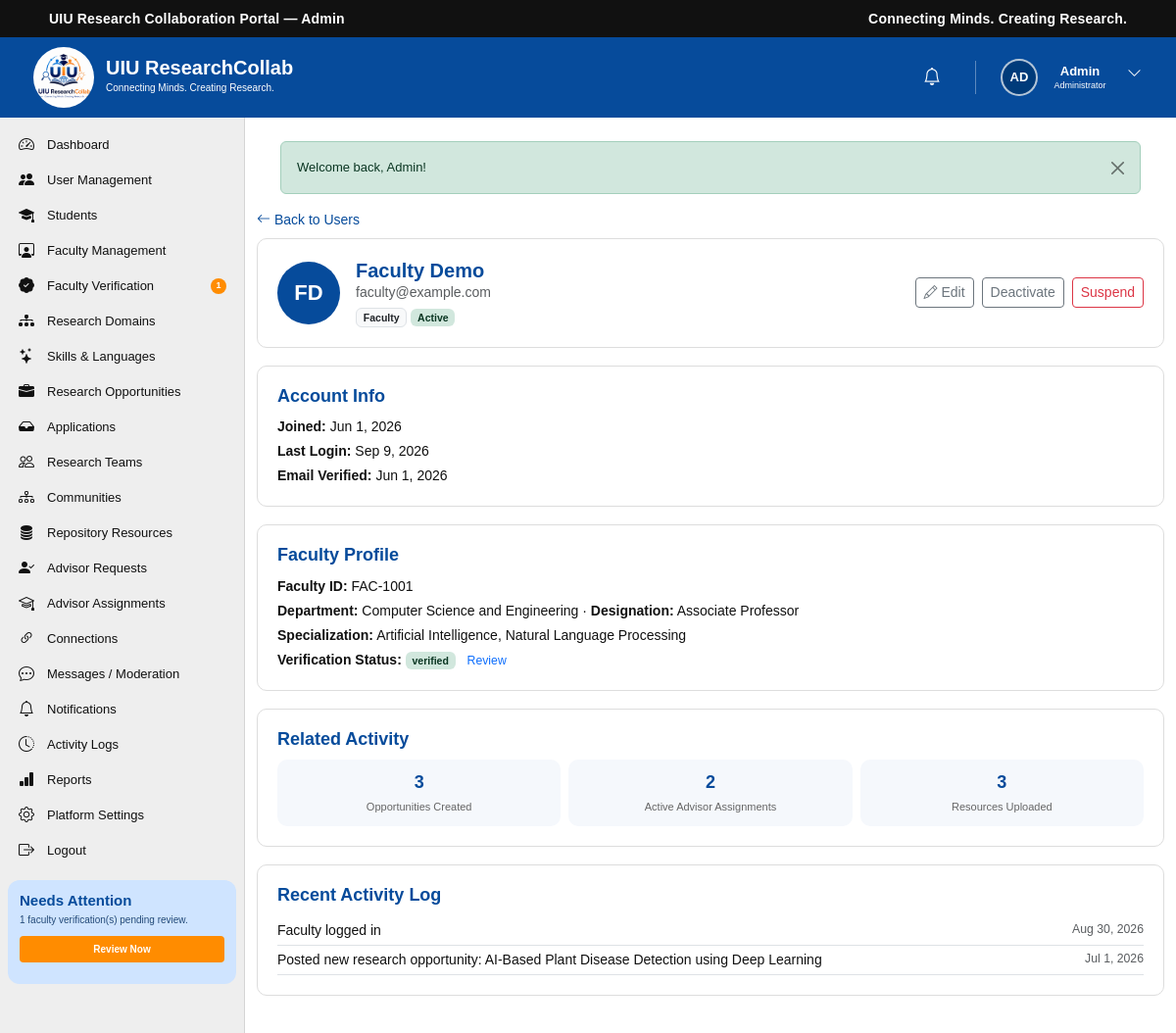
/admin/user-details.php?id=2 (signed in), run on the app's committed database.
### tables this page shows
CREATE TABLE `users` (
  `id` int(10) UNSIGNED NOT NULL,
  `name` varchar(100) NOT NULL,
  `email` varchar(150) NOT NULL,
  `password` varchar(255) NOT NULL,
  `role` enum('student','faculty','admin') NOT NULL DEFAULT 'student',
  `status` enum('active','inactive','suspended') NOT NULL DEFAULT 'active',
  `email_verified_at` datetime DEFAULT NULL,
  `last_login_at` datetime DEFAULT NULL,
  `created_at` timestamp NOT NULL DEFAULT current_timestamp(),
  `updated_at` timestamp NOT NULL DEFAULT current_timestamp() ON UPDATE current_timestamp()
);

CREATE TABLE `faculty_profiles` (
  `id` int(10) UNSIGNED NOT NULL,
  `user_id` int(10) UNSIGNED NOT NULL,
  `faculty_id` varchar(50) DEFAULT NULL,
  `department` varchar(150) DEFAULT NULL,
  `designation` varchar(150) DEFAULT NULL,
  `specialization` varchar(200) DEFAULT NULL,
  `office_location` varchar(150) DEFAULT NULL,
  `phone` varchar(30) DEFAULT NULL,
  `bio` text DEFAULT NULL,
  `profile_photo` varchar(255) DEFAULT NULL,
  `linkedin_url` varchar(255) DEFAULT NULL,
  `google_scholar_url` varchar(255) DEFAULT NULL,
  `researchgate_url` varchar(255) DEFAULT NULL,
  `created_at` timestamp NOT NULL DEFAULT current_timestamp(),
  `updated_at` timestamp NOT NULL DEFAULT current_timestamp() ON UPDATE current_timestamp()
);

CREATE TABLE IF NOT EXISTS `faculty_verifications` (
  `id` int(10) UNSIGNED NOT NULL AUTO_INCREMENT,
  `faculty_user_id` int(10) UNSIGNED NOT NULL,
  `status` enum('pending','verified','rejected','needs_update') NOT NULL DEFAULT 'pending',
  `admin_notes` text DEFAULT NULL,
  `rejection_reason` text DEFAULT NULL,
  `verified_by` int(10) UNSIGNED DEFAULT NULL,
  `verified_at` datetime DEFAULT NULL,
  `created_at` timestamp NOT NULL DEFAULT current_timestamp(),
  `updated_at` timestamp NOT NULL DEFAULT current_timestamp() ON UPDATE current_timestamp(),
  PRIMARY KEY (`id`),
  UNIQUE KEY `uq_faculty_verification_user` (`faculty_user_id`),
  KEY `idx_faculty_verification_status` (`status`)
);

CREATE TABLE `activity_logs` (
  `id` int(10) UNSIGNED NOT NULL,
  `user_id` int(10) UNSIGNED NOT NULL,
  `activity_type` varchar(100) DEFAULT NULL,
  `description` text DEFAULT NULL,
  `related_type` varchar(100) DEFAULT NULL,
  `related_id` int(10) UNSIGNED DEFAULT NULL,
  `created_at` timestamp NOT NULL DEFAULT current_timestamp()
);

### includes/functions.php (called while the page is built, shortened)
<?php
function e(?string $value): string
{
    return htmlspecialchars((string)$value, ENT_QUOTES, 'UTF-8');
}
function base_url(): string
{
    static $base = null;
    if ($base === null) {
        $root    = str_replace('\\', '/', rtrim(dirname(__DIR__), '/\\'));
        $docRoot = str_replace('\\', '/', rtrim($_SERVER['DOCUMENT_ROOT'] ?? '', '/\\'));
        $base    = ($docRoot !== '' && strpos($root, $docRoot) === 0) ? substr($root, strlen($docRoot)) : '';
    }
    return $base;
}
function url(string $path): string
{
    return base_url() . $path;
}
function validate_id($raw): ?int
{
    $id = (int)$raw;
    return $id > 0 ? $id : null;
}
function time_ago(?string $datetime): string
{
    $ts = strtotime($datetime);
    $diff = time() - $ts;
    return date('M j, Y', $ts);
}
function format_date(?string $date, string $fmt = 'M j, Y'): string
{
    $ts = strtotime($date);
    return $ts ? date($fmt, $ts) : '—';
}
function initials(string $name): string
{
    $parts = array_filter(preg_split('/\s+/', trim($name)));
    $parts = array_values($parts);
    $first = mb_substr($parts[0], 0, 1);
    $last  = count($parts) > 1 ? mb_substr(end($parts), 0, 1) : '';
    return mb_strtoupper($first . $last);
}

### includes/auth.php (called while the page is built, shortened)
<?php
function current_user_id(): ?int
{
    return isset($_SESSION['user_id']) ? (int)$_SESSION['user_id'] : null;
}
function is_logged_in(): bool
{
    return isset($_SESSION['user_id']);
}
function current_user(): ?array
{
    static $cache = null;
    if ($cache === null) {
        $stmt = db()->prepare('SELECT * FROM users WHERE id = ? LIMIT 1');
        $stmt->execute([current_user_id()]);
        $cache = $stmt->fetch() ?: null;
    }
    return $cache;
}

### config/database.php (called while the page is built, shortened)
<?php
function db(): PDO
{
    static $pdo = null;
    if ($pdo === null) {
        $dsn = 'mysql:host=' . DB_HOST . ';dbname=' . DB_NAME . ';charset=' . DB_CHARSET;
        try {
            $pdo = new PDO($dsn, DB_USER, DB_PASS, [
                PDO::ATTR_ERRMODE            => PDO::ERRMODE_EXCEPTION,
                PDO::ATTR_DEFAULT_FETCH_MODE => PDO::FETCH_ASSOC,
                PDO::ATTR_EMULATE_PREPARES   => false,
            ]);
        } catch (PDOException $e) {
            error_log('Database connection failed: ' . $e->getMessage());
            http_response_code(500);
            die('Service temporarily unavailable. Please try again later.');
        }
    }
    return $pdo;
}

### includes/admin_guard.php (called while the page is built, shortened)
<?php
$currentUser = current_user();

### admin/user-details.php (the view, shortened to what this page needs)
<?php
require_once __DIR__ . '/../includes/admin_guard.php';
$pdo      = db();
$targetId = validate_id($_GET['id'] ?? null);
$stmt = $pdo->prepare('SELECT * FROM users WHERE id = ?');
$stmt->execute([$targetId]);
$target = $stmt->fetch();
$facultyProfile = null;
$related = [];
if ($target['role'] === 'student') {
    $sp = $pdo->prepare('SELECT * FROM student_profiles WHERE user_id = ?');
    $sp->execute([$targetId]);
    $studentProfile = $sp->fetch();
    $stmt2 = $pdo->prepare('SELECT COUNT(*) FROM opportunity_applications WHERE user_id = ?'); $stmt2->execute([$targetId]);
    $related['Applications'] = (int)$stmt2->fetchColumn();
    $stmt2 = $pdo->prepare("SELECT COUNT(*) FROM team_members WHERE user_id = ? AND status='Active'"); $stmt2->execute([$targetId]);
    $related['Teams'] = (int)$stmt2->fetchColumn();
    $stmt2 = $pdo->prepare('SELECT COUNT(*) FROM community_members WHERE user_id = ?'); $stmt2->execute([$targetId]);
    $related['Communities'] = (int)$stmt2->fetchColumn();
    $stmt2 = $pdo->prepare("SELECT COUNT(*) FROM advisor_assignments WHERE student_user_id = ? AND status='active'"); $stmt2->execute([$targetId]);
    $related['Active Advisor Assignments'] = (int)$stmt2->fetchColumn();
} elseif ($target['role'] === 'faculty') {
    $fp = $pdo->prepare('SELECT * FROM faculty_profiles WHERE user_id = ?');
    $fp->execute([$targetId]);
    $facultyProfile = $fp->fetch();
    $stmt2 = $pdo->prepare('SELECT COUNT(*) FROM research_opportunities WHERE created_by = ?'); $stmt2->execute([$targetId]);
    $related['Opportunities Created'] = (int)$stmt2->fetchColumn();
    $stmt2 = $pdo->prepare("SELECT COUNT(*) FROM advisor_assignments WHERE faculty_user_id = ? AND status='active'"); $stmt2->execute([$targetId]);
    $related['Active Advisor Assignments'] = (int)$stmt2->fetchColumn();
    $stmt2 = $pdo->prepare('SELECT COUNT(*) FROM research_resources WHERE uploaded_by = ?'); $stmt2->execute([$targetId]);
    $related['Resources Uploaded'] = (int)$stmt2->fetchColumn();
    $verStmt = $pdo->prepare('SELECT * FROM faculty_verifications WHERE faculty_user_id = ?');
    $verStmt->execute([$targetId]);
    $verification = $verStmt->fetch();
}
$activityStmt = $pdo->prepare('SELECT * FROM activity_logs WHERE user_id = ? ORDER BY created_at DESC LIMIT 15');
$activityStmt->execute([$targetId]);
$activityRows = $activityStmt->fetchAll();
function admin_status_pill2(string $status): string
{
    return match ($status) {
        'active'    => 'badge bg-success-subtle text-success-emphasis',
        'inactive'  => 'badge bg-secondary-subtle text-secondary-emphasis',
        'suspended' => 'badge bg-danger-subtle text-danger-emphasis',
        default     => 'badge bg-secondary-subtle text-secondary-emphasis',
    };
}
?>
<!DOCTYPE html>
<html lang="en">
<head>
    <link href="https://cdn.jsdelivr.net/npm/bootstrap@5.3.3/dist/css/bootstrap.min.css" rel="stylesheet">
    <link rel="stylesheet" href="https://cdn.jsdelivr.net/npm/bootstrap-icons@1.11.3/font/bootstrap-icons.min.css">
    <link rel="stylesheet" href="../CSS/dashboard.css">
</head>
<body>
<?php require __DIR__ . '/../includes/admin_header.php'; ?>
<?php require __DIR__ . '/../includes/admin_sidebar.php'; ?>
    <main class="dashboard-main">
        <a href="<?= e(url('/admin/users.php')) ?>" class="d-inline-block mb-2" style="color:var(--uiu-blue);"><i class="bi bi-arrow-left"></i> Back to Users</a>
        <div class="detail-card d-flex align-items-center gap-3 flex-wrap">
            <span class="avatar-lg"><?= e(initials($target['name'])) ?></span>
            <div class="flex-grow-1">
                <h1 style="font-size:20px;color:var(--uiu-blue);font-weight:700;margin:0;"><?= e($target['name']) ?></h1>
                <p class="text-muted mb-1"><?= e($target['email']) ?></p>
                <span class="badge bg-light text-dark border"><?= e(ucfirst($target['role'])) ?></span>
                <span class="<?= admin_status_pill2($target['status']) ?>"><?= e(ucfirst($target['status'])) ?></span>
            </div>
            <div class="d-flex gap-2 flex-wrap">
                <a href="<?= e(url('/admin/user-edit.php?id=' . $targetId)) ?>" class="btn btn-sm btn-outline-secondary"><i class="bi bi-pencil"></i> Edit</a>
                <?php if ($target['status'] === 'active'): ?>
                    <form method="post" action="<?= e(url('/admin/user-status.php')) ?>"><button class="btn btn-sm btn-outline-secondary">Deactivate</button></form>
                <?php endif; ?>
                <?php if ($target['status'] !== 'suspended'): ?>
                    <form method="post" action="<?= e(url('/admin/user-status.php')) ?>" onsubmit="return confirm('Suspend this account? They will be unable to log in.');"><button class="btn btn-sm btn-outline-danger">Suspend</button></form>
                <?php else: ?>
                    <form method="post" action="<?= e(url('/admin/user-status.php')) ?>"><?= csrf_field() ?><input type="hidden" name="user_id" value="<?= $targetId ?>"><input type="hidden" name="action" value="restore"><button class="btn btn-sm btn-success">Restore</button></form>
                <?php endif; ?>
            </div>
        </div>
        <div class="detail-card">
            <h2>Account Info</h2>
            <p class="mb-1"><strong>Joined:</strong> <?= format_date($target['created_at']) ?></p>
            <p class="mb-1"><strong>Last Login:</strong> <?= $target['last_login_at'] ? e(time_ago($target['last_login_at'])) : 'Never' ?></p>
            <p class="mb-0"><strong>Email Verified:</strong> <?= $target['email_verified_at'] ? format_date($target['email_verified_at']) : 'No' ?></p>
        </div>
        <?php if ($facultyProfile): ?>
        <div class="detail-card">
            <h2>Faculty Profile</h2>
            <p class="mb-1"><strong>Faculty ID:</strong> <?= e($facultyProfile['faculty_id'] ?: '—') ?></p>
            <p class="mb-1"><strong>Department:</strong> <?= e($facultyProfile['department'] ?: '—') ?> &middot; <strong>Designation:</strong> <?= e($facultyProfile['designation'] ?: '—') ?></p>
            <p class="mb-1"><strong>Specialization:</strong> <?= e($facultyProfile['specialization'] ?: '—') ?></p>
            <?php if (isset($verification)): ?>
                <p class="mb-0"><strong>Verification Status:</strong>
                    <span class="badge <?= $verification['status'] === 'verified' ? 'bg-success-subtle text-success-emphasis' : ($verification['status'] === 'rejected' ? 'bg-danger-subtle text-danger-emphasis' : 'bg-warning-subtle text-warning-emphasis') ?>"><?= e(str_replace('_', ' ', $verification['status'])) ?></span>
                    <a href="<?= e(url('/admin/faculty-verification.php?id=' . $verification['id'])) ?>" class="ms-2 small">Review</a>
                </p>
            <?php endif; ?>
        </div>
        <?php endif; ?>
        <?php if ($related): ?>
        <div class="detail-card">
            <h2>Related Activity</h2>
            <div class="row g-2">
                <?php foreach ($related as $label => $count): ?>
                    <div class="col-6 col-md-4"><div class="related-stat"><strong><?= $count ?></strong><span><?= e($label) ?></span></div></div>
                <?php endforeach; ?>
            </div>
        </div>
        <?php endif; ?>
        <div class="detail-card">
            <h2>Recent Activity Log</h2>
            <?php foreach ($activityRows as $a): ?>
                <div class="d-flex justify-content-between py-1 border-bottom">
                    <span><?= e($a['description']) ?></span>
                    <span class="text-muted small"><?= e(time_ago($a['created_at'])) ?></span>
                </div>
            <?php endforeach; ?>
        </div>
    </main>
<?php require __DIR__ . '/../includes/footer.php'; ?>
</body>
</html>

### includes/admin_header.php (shortened to what this page needs)
<div class="top-bar">
    <div class="container-fluid">
        <div class="row align-items-center">
            <div class="col-6">
                <div class="portal-title">UIU Research Collaboration Portal — Admin</div>
            </div>
            <div class="col-6 text-end">
                <div class="portal-tagline">Connecting Minds. Creating Research.</div>
            </div>
        </div>
    </div>
</div>
<header class="dashboard-header">
    <div class="dashboard-header-left">
        <a href="<?= e(url('/admin/dashboard.php')) ?>" class="dashboard-logo-link">
            <img src="<?= e(url('/IMAGES/logo.jpg')) ?>" alt="UIU ResearchCollab Logo" class="dashboard-logo">
        </a>
        <div class="dashboard-brand">
            <h1>UIU ResearchCollab</h1>
            <p>Connecting Minds. Creating Research.</p>
        </div>
    </div>
    <div class="dashboard-header-right">
        <div class="header-icon notification-icon">
            <a href="<?= e(url('/admin/notifications.php')) ?>" aria-label="Notifications">
                <i class="bi bi-bell"></i>
            </a>
        </div>
        <div class="dropdown dashboard-user-dropdown">
            <button class="dashboard-user btn p-0 border-0 bg-transparent" type="button" data-bs-toggle="dropdown" aria-expanded="false" aria-label="User menu">
                <span class="user-avatar avatar-initials"><?= e(initials($currentUser['name'])) ?></span>
                <div class="user-information">
                    <h3 class="user-first-name"><?= e(explode(' ', trim($currentUser['name']))[0] ?? $currentUser['name']) ?></h3>
                    <p>Administrator</p>
                </div>
                <span class="user-dropdown-button"><i class="bi bi-chevron-down"></i></span>
            </button>
        </div>
    </div>
</header>
<div class="dashboard-wrapper">

### data on the page
users: name "AD", name "Admin"
users: name "FD", name "Faculty Demo", email "faculty@example.com", role "Faculty", status "Active", created_at "Jun 1, 2026", last_login_at "Sep 9, 2026", email_verified_at "Jun 1, 2026"
faculty_profiles: faculty "FAC-1001", department "Computer Science and Engineering", designation "Associate Professor", specialization "Artificial Intelligence, Natural Language Processing"
faculty_verifications: status "verified", verified_by "3", faculty_user "2"
activity_logs: description "Faculty logged in", created_at "Aug 30, 2026"
activity_logs: description "Posted new research opportunity: AI-Based Plant Disease Detection using Deep Learning", created_at "Jul 1, 2026"

### other printed values
$label "Dashboard"
$label "User Management"
$label "Students"
$label "Faculty Management"
$label "Faculty Verification"
$pendingVerificationCount "1"
$label "Research Domains"
$label "Skills & Languages"
$label "Research Opportunities"
$label "Applications"
$label "Research Teams"
$label "Communities"
$label "Repository Resources"
$label "Advisor Requests"
$label "Advisor Assignments"
